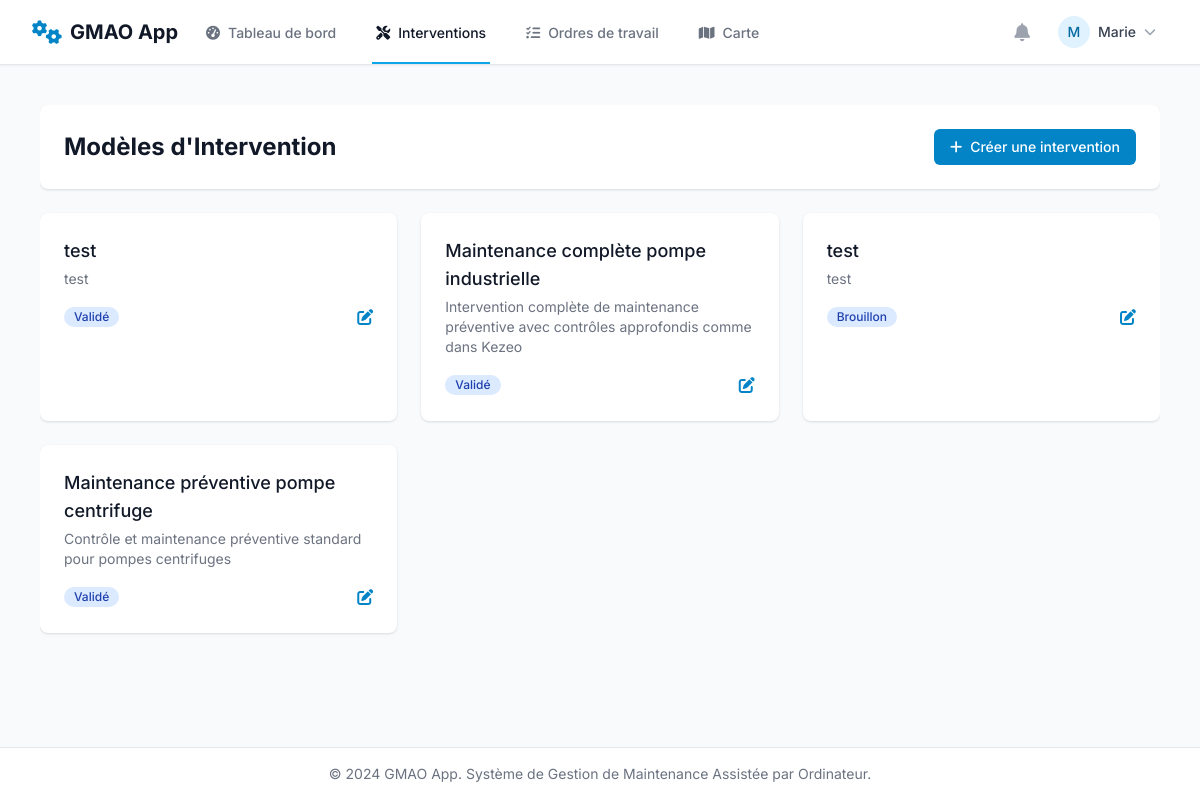
Before: /interventions/ (signed in) with the older database file.
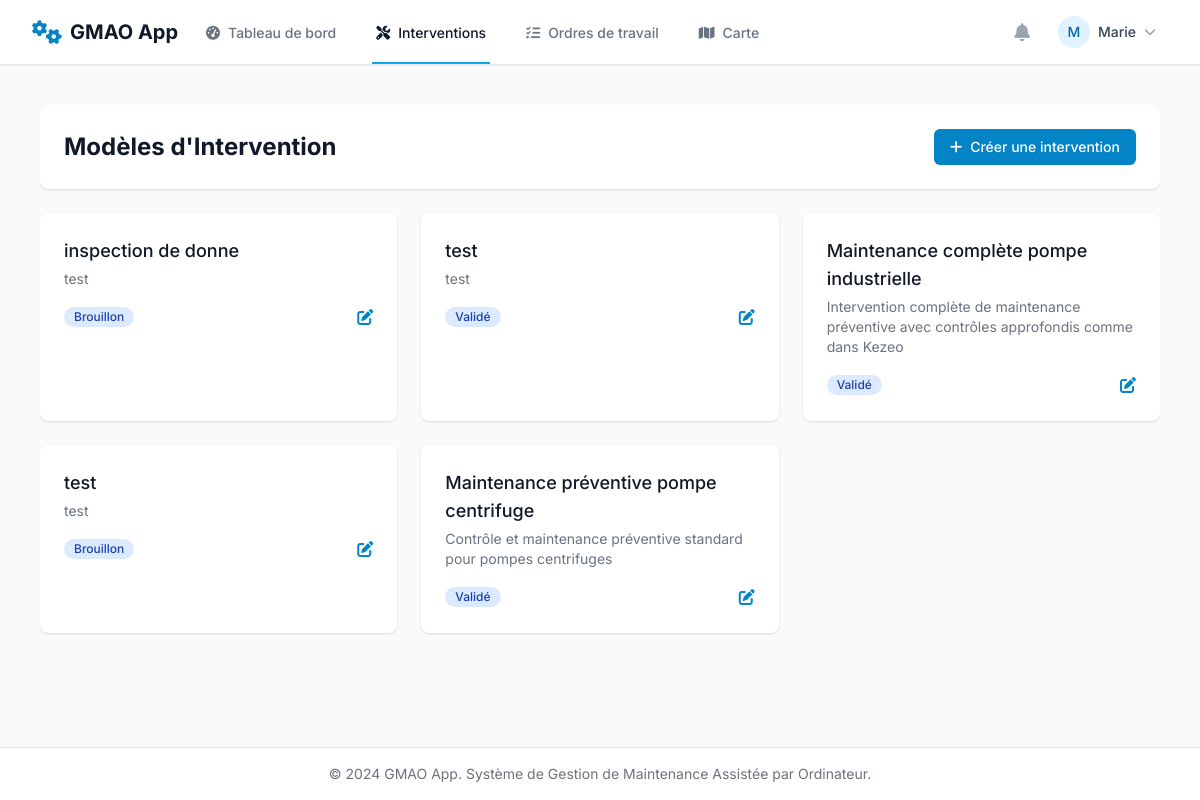
After: the same page with the newer database file.
### core/models.py (models this page shows, shortened)
class Intervention(models.Model):
    STATUT_CHOIX = [
        ('DRAFT', 'Brouillon'),
        ('VALIDATED', 'Validé'),
        ('ARCHIVED', 'Archivé'),
    ]
    nom = models.CharField(max_length=255)
    description = models.TextField(blank=True, null=True, help_text="Décrivez l'objectif général de cette intervention.")
    statut = models.CharField(max_length=20, choices=STATUT_CHOIX, default='DRAFT')
    duree_estimee_heures = models.PositiveIntegerField(default=1, help_text="Durée estimée de l'intervention en heures.")
    techniciens_requis = models.PositiveIntegerField(default=1, help_text="Nombre de techniciens nécessaires.")
    competences_requises = models.ManyToManyField(Competence, blank=True, help_text="Compétences suggérées pour réaliser cette intervention.")
    pieces_necessaires = models.ManyToManyField(PieceDetachee, blank=True, help_text="Nomenclature des pièces habituellement nécessaires.")

### core/views.py (the view)
# urls.py: path('interventions/', views.liste_interventions, name='liste_interventions'),
@login_required
@user_passes_test(is_manager_or_admin)
def liste_interventions(request):
    query = request.GET.get('search', '')
    user_role = get_user_role(request.user)
    interventions_list = Intervention.objects.all()
    if query:
        interventions_list = interventions_list.filter(
            Q(nom__icontains=query) |
            Q(description__icontains=query)
        )
    interventions_list = interventions_list.order_by('-id')
    paginator = Paginator(interventions_list, 6)
    page_number = request.GET.get('page')
    page_obj = paginator.get_page(page_number)
    context = {
        'interventions_page': page_obj,
        'search_query': query,
        'user_role': user_role,
    }
    return render(request, 'core/intervention/liste_interventions.html', context)

### core/context_processors.py (called while the page is built)
def user_role_context(request):
    context = {}
    if request.user.is_authenticated:
        try:
            context['user_role'] = get_user_role(request.user)
        except Exception as e:
            context['user_role'] = 'VIEWER'
    else:
        context['user_role'] = None
    return context

### core/views.py (called while the page is built)
def get_user_role(user):
    try:
        return user.profil.role
    except AttributeError:
        return 'OPERATEUR'

def is_manager_or_admin(user):
    return get_user_role(user) in ['MANAGER', 'ADMIN']

### templates/core/intervention/liste_interventions.html (shortened to what this page needs)
{% extends 'core/base.html' %}
{% block content %}
<div class="space-y-6">
    <div class="bg-white shadow rounded-lg p-6">
        <div class="flex items-center justify-between">
            <h1 class="text-2xl font-bold text-gray-900">Modèles d'Intervention</h1>
            <a href="{% url 'creer_intervention' %}" class="bg-gmao-600 hover:bg-gmao-700 text-white px-4 py-2 rounded-md text-sm font-medium flex items-center">
                <i class="fas fa-plus mr-2"></i>
                Créer une intervention
            </a>
        </div>
    </div>
    <div class="grid grid-cols-1 gap-6 sm:grid-cols-2 lg:grid-cols-3">
        {% for intervention in interventions_page %}
        <div class="bg-white overflow-hidden shadow rounded-lg">
            <div class="px-4 py-5 sm:p-6">
                <h3 class="text-lg font-medium text-gray-900">
                    <a href="{% url 'intervention_detail' intervention.pk %}" class="hover:text-gmao-600">
                        {{ intervention.nom }}
                    </a>
                </h3>
                <p class="mt-1 text-sm text-gray-500">{{ intervention.description|default:"Aucune description." }}</p>
                <div class="mt-4 flex items-center justify-between">
                    <span class="inline-flex items-center px-2.5 py-0.5 rounded-full text-xs font-medium bg-blue-100 text-blue-800">
                        {{ intervention.get_statut_display }}
                    </span>
                    <div class="flex space-x-2">
                        <a href="{% url 'intervention_detail' intervention.pk %}" class="text-gmao-600 hover:text-gmao-900">
                            <i class="fas fa-edit"></i>
                        </a>
                    </div>
                </div>
            </div>
        </div>
        {% endfor %}
    </div>
</div>
{% endblock %}

Changed rows visible on the page:
added Intervention: nom "inspection de donne", description "test", statut "Brouillon"
